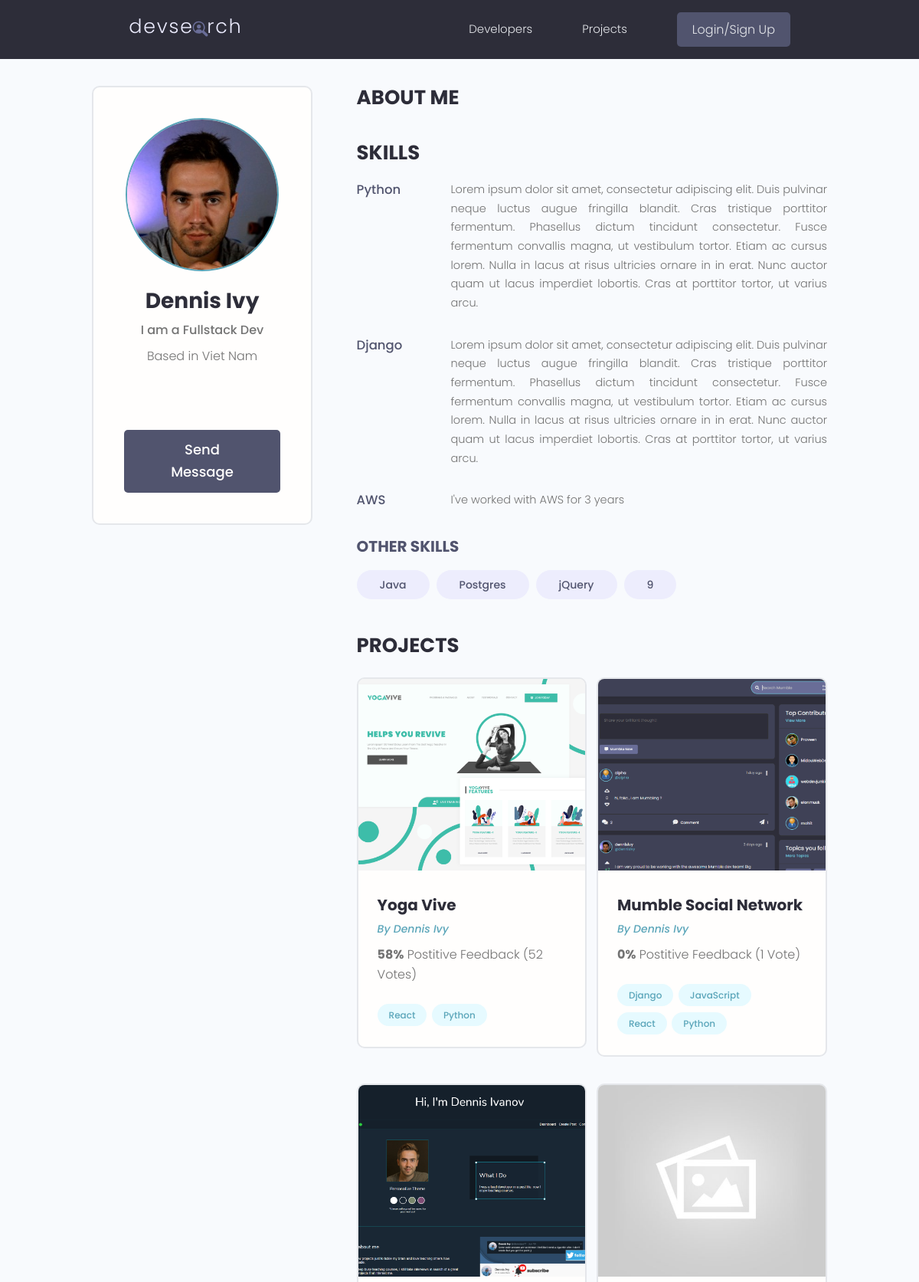
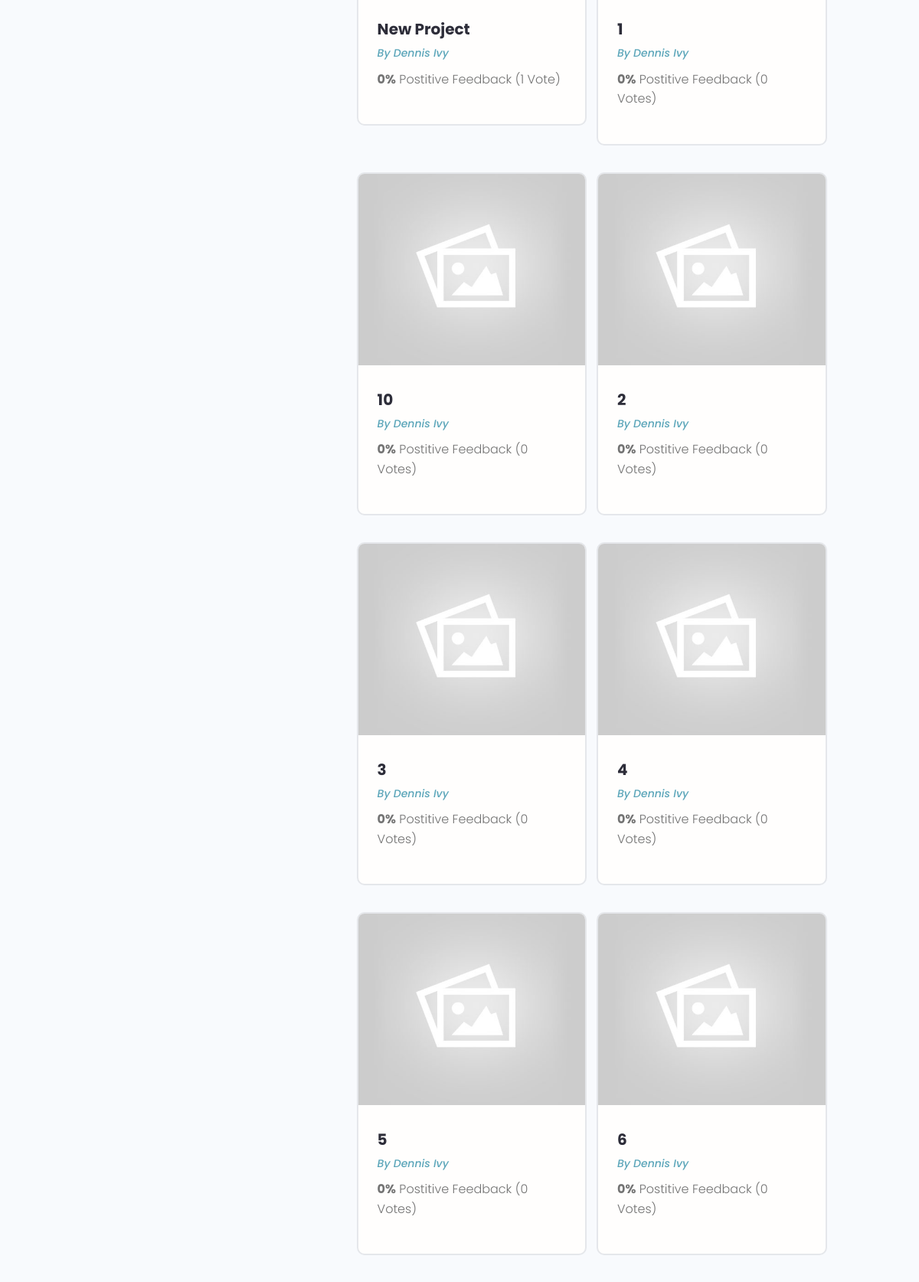
The page /profile/c0ce2eed-64d1-4c29-974d-a0dc89608140/ (upper part) on the database its author committed (2 pictures, top to bottom).
### users/models.py (models this page shows, shortened)
class Profile(models.Model):
    user = models.OneToOneField(User, on_delete=models.CASCADE, null=True, blank=True)
    name = models.CharField(max_length=200, blank=True, null=True)
    email = models.EmailField(max_length=500, blank=True,null=True)
    username = models.CharField(max_length=200, blank=True, null=True)
    location = models.CharField(max_length=200, blank=True, null=True)
    short_intro = models.CharField(max_length=500, blank=True, null=True)
    bio = models.TextField(blank=True, null=True)
    profile_image = models.ImageField(blank=True, null=True, upload_to='profiles/', default='profiles/user-default.png' )
    social_github = models.CharField(max_length=200, blank=True, null=True)
    social_twitter = models.CharField(max_length=200, blank=True, null=True)
    social_linkedin = models.CharField(max_length=200, blank=True, null=True)
    social_youtube = models.CharField(max_length=200, blank=True, null=True)
    social_website = models.CharField(max_length=200, blank=True, null=True)
    created = models.DateTimeField(auto_now_add=True)
    id = models.UUIDField(default=uuid.uuid4, unique=True, primary_key=True, editable=False)

class Skill(models.Model):
    owner =  models.ForeignKey(Profile, on_delete=models.CASCADE, null=True)
    name = models.CharField(max_length= 200,null=True, blank=True)
    description = models.TextField(null=True, blank=True)
    created = models.DateTimeField(auto_now_add=True)
    id = models.UUIDField(default=uuid.uuid4, unique=True, primary_key=True, editable=False)
    def __str__(self):
        return str(self.name)

### projects/models.py (models this page shows, shortened)
class Project(models.Model):
    owner = models.ForeignKey(Profile, null=True, blank=True, on_delete=models.SET_NULL)
    title = models.CharField(max_length=200)
    description = models.TextField(null=True, blank=True)
    featured_image = models.ImageField(null=True, blank=True, default = "default.jpg")
    demo_link = models.CharField(max_length=2000, null=True, blank=True)
    source_link = models.CharField(max_length=2000, null=True, blank=True)
    tags = models.ManyToManyField('Tag', blank=True)
    vote_total = models.IntegerField(default=0, null=True, blank=True)
    vote_ratio = models.IntegerField(default=0, null=True, blank=True)
    created = models.DateTimeField(auto_now_add=True)
    id = models.UUIDField(default=uuid.uuid4, unique=True, primary_key=True, editable=False)
    class Meta:
        ordering = ['-vote_ratio','-vote_total', 'title']

class Tag(models.Model):
    name = models.CharField(max_length=200)
    created = models.DateTimeField(auto_now_add=True)
    id = models.UUIDField(default=uuid.uuid4, unique=True, primary_key=True, editable=False)
    def __str__(self):
        return self.name

### users/views.py (the view)
# urls.py: path('profile/<str:pk>/', views.userProfile, name="user-profile"),
def userProfile(request, pk):
    profile = Profile.objects.get(id=pk)
    topSkills = profile.skill_set.exclude(description__exact="")
    otherSkills = profile.skill_set.filter(description="")
    context = {'profile' : profile,'topSkills':topSkills,'otherSkills':otherSkills}
    return render(request, 'users/user-profile.html', context)

### users/templates/users/user-profile.html (shortened to what this page needs)
{%extends 'main.html'%}
{%load static%}
{%block content%}
  <main class="profile my-md">
    <div class="container">
      <div class="layout">
        <div class="column column--1of3">
          <div class="card text-center">
            <div class="card__body dev">
              <img class="avatar avatar--xl" src="{{profile.profile_image.url}}" />
              <h2 class="dev__name">{{profile.name}}</h2>
              <p class="dev__title">{{profile.short_intro}}</p>
              <p class="dev__location">Based in {{profile.location}}</p>
              <ul class="dev__social">
              </ul>
              {%if request.user.profile.id != profile.id %}
              <a href="{%url 'create-message' profile.id%}" class="btn btn--sub btn--lg">Send Message </a>
              {%endif%}
            </div>
          </div>
        </div>
        <div class="column column--2of3">
          <div class="devInfo">
            <h3 class="devInfo__title">About Me</h3>
          </div>
          <div class="devInfo">
            <h3 class="devInfo__title">Skills</h3>
            <div class="devInfo__skills">
              {%for skill in topSkills%}
              <div class="devSkill">
                <h4 class="devSkill__title">{{skill.name}}</h4>
                <p class="devSkill__info">{{skill.description}}</p>
              </div>
              {%endfor%}
              <h3 class="devInfo__subtitle">Other Skills</h3>
              <div class="devInfo__otherSkills">
                {%for skill in otherSkills%}
                <span class="tag tag--pill tag--sub tag--lg">
                  <small>{{skill}}</small>
                </span>
                {%endfor%}
              </div>
            </div>
          </div>
          <div class="devInfo">
            <h3 class="devInfo__title">Projects</h3>
            <div class="grid grid--two">
                {%for project in profile.project_set.all%}
              <div class="column">
                <div class="card project">
                  <a href="{%url 'project' project.id%}" class="project">
                    <img class="project__thumbnail" src="{{project.featured_image.url}}" alt="project thumbnail" />
                    <div class="card__body">
                      <h3 class="project__title">{{project.title}}</h3>
                      <p><a class="project__author" href="{%url 'user-profile' project.owner.id%}">By {{project.owner.name}}</a></p>
                      <p class="project--rating">
                        <span style="font-weight: bold;">{{project.vote_ratio}}%</span> Postitive
                        Feedback ({{project.vote_total}} Vote{{project.vote_total|pluralize:'s'}})
                      </p>
                      <div class="project__tags">
                        {%for tag in project.tags.all%}
                        <span class="tag tag--pill tag--main">
                          <small>{{tag}}</small>
                        </span>
                        {%endfor%}
                      </div>
                    </div>
                  </a>
                </div>
              </div>
              {%endfor%}
            </div>
          </div>
        </div>
      </div>
    </div>
  </main>
{%endblock%}

### static/styles/app.css (style rules this page uses)
:root { --color-sub: #2d2d39; }
.btn--sub { background-color: var(--color-sub-light); }
.card { border: 2px solid var(--color-light); }
img { width: 100%; }
.profile .card > .dev { padding: 4rem; }
.dev__name { color: var(--color-sub); font-size: 2.8rem; font-weight: 700; margin-top: 1rem; margin-bottom: 0.5rem; }
.dev__title { font-size: 1.6rem; font-weight: 500; line-height: 1.3; }
.dev__location { margin-top: 1rem; }
.dev__social { margin: 3rem 0; list-style: none; display: flex; justify-content: center; gap: 1.5rem; }
.devInfo { margin-bottom: 3rem; }
.devInfo__title, .devInfo__subtitle { font-size: 2.6rem; color: var(--color-sub); text-transform: uppercase; font-weight: 700; margin-bottom: 1.5rem; }
.devInfo__subtitle { font-size: 2rem; color: var(--color-sub-light); }
.devInfo__about, .devSkill__info { font-size: 1.45rem; line-height: 1.7; text-align: justify; }
.devSkill { margin-bottom: 3rem; }
.devSkill__title { font-size: 1.65rem; font-weight: 500; color: var(--color-sub-light); }
@media screen and (min-width: 700px) { .devSkill { display: flex; justify-content: space-between; gap: 3rem; } }
@media screen and (min-width: 700px) { .devSkill__info { flex-basis: 80%; } }
.project__author { font-size: 1.4rem; font-style: italic; }
.project--rating { margin-bottom: 1.6em; margin-top: .5em; }
.project__thumbnail { height: 25rem; object-fit: cover; object-position: top center; }
.project__title { font-size: 2rem; font-weight: 700; color: var(--color-sub); }

### static/uikit/styles/modules/_variables.css (style rules this page uses)
:root { --color-main: #5aa5b9; --color-main-light: #e6faff; --color-sub: #3f4156; --color-sub-light: #51546e; --color-sub-lighter: #ededfd; --color-text: #737373; --color-gray: #8b8b8b; --color-light: #e5e7eb; --color-light-gray: #767676; --color-bg: #f8fafd; --color-white: #fffefd; --color-white-light: #f3f3f3; --color-success: #359e64; --color-success-bg: #def8e8; --color-error: #fc4b0b; --color-error-bg: #fff2ee; --font-base: 'Poppins', arial, helvetica, 'Segoe UI', roboto, ubuntu, sans-serif; --font-monospace: 'Fira Code', 'Courier New', courier, monospace; --font-regular: 300; --font-medium: 500; --font-bold: 700; --generic-shadow: 1px 1px 5px #00000010; --generic-transition: all 0.3s ease-in-out; }

### static/uikit/styles/modules/_base.css (style rules this page uses)
* { margin: 0; padding: 0; box-sizing: border-box; text-rendering: optimizeLegibility; color: inherit; font-size: inherit; }
html { font-size: 50%; }
@media only screen and (min-width: 480px) { html { font-size: 56.25%; } }
@media only screen and (min-width: 1200px) { html { font-size: 62.5%; } }
body { line-height: 1.6; font-weight: 400; font-size: 1.5rem; color: var(--color-text); background-color: var(--color-bg); min-height: 100vh; }

### static/uikit/styles/modules/_typography.css (style rules this page uses)
* { font-family: var(--font-base); }
h2 { font-size: 3.6rem; font-weight: var(--font-bold); }
h3 { font-size: 3.2rem; font-weight: var(--font-medium); }
h4 { font-size: 2.8rem; font-weight: var(--font-medium); }
p, span, strong { font-size: 1.6rem; color: var(--color-text); font-weight: var(--font-regular); }
a { padding-bottom: 2px; text-decoration: none; display: inline-block; color: var(--color-main); font-weight: var(--font-medium); }

### static/uikit/styles/modules/_utilities.css (style rules this page uses)
.container { width: 92%; max-width: 165rem; margin: 0 auto; box-sizing: border-box; }
@media screen and (min-width: 1000px) { .container { width: 90%; } }
@media screen and (min-width: 1200px) { .container { width: 80%; } }
.text-center { text-align: center; }
.my-md { margin: 3rem auto; }

### static/uikit/styles/modules/_avatar.css (style rules this page uses)
.avatar { border-radius: 50%; border: 2px solid var(--color-main); object-fit: cover; }
.avatar--xl { height: 20rem; width: 20rem; }

### static/uikit/styles/modules/_button.css (style rules this page uses)
.btn { display: inline-block; position: relative; cursor: pointer; background-color: var(--color-light); font-weight: var(--font-medium); color: var(--color-sub); text-decoration: none; padding: 1rem 2rem; border-radius: 0.5rem; border: none; width: -webkit-fit-content; width: -moz-fit-content; width: fit-content; height: -webkit-fit-content; height: -moz-fit-content; height: fit-content; font-size: 1.6rem; outline-width: 0; outline-color: transparent; -webkit-backface-visibility: hidden; backface-visibility: hidden; transition: all 0.3s ease-in-out; }
.btn--sub { background-color: var(--color-sub); color: var(--color-white); }
.btn--lg { font-size: 1.8rem; padding: 1.2rem 4.5rem; }

### static/uikit/styles/modules/_card.css (style rules this page uses)
.card { border-radius: 1rem; background-color: var(--color-white); border: 1.5px solid var(--color-light); width: auto; height: auto; margin-top: 0.5rem; margin-bottom: 0.5rem; overflow: hidden; }
.card__body, .card__header { padding: 2rem 2.5rem; }

### rows shown on the page
Profile: profile_image (picture), name "Dennis Ivy", short_intro "I am a Fullstack Dev", location "Viet Nam"
Skill: name "Python", description "Lorem ipsum dolor sit amet, consectetur adipiscing elit. Duis pulvinar neque luctus augue fringilla blandit. Cras tristique porttitor fermentum. Phasellus dictum tincidunt consectetur. Fusce fermentum convallis magna, ut vestibulum tortor. Etiam ac cursus lorem. Nulla in lacus at risus ultricies ornare in in erat. Nunc auctor quam ut lacus imperdiet lobortis. Cras at porttitor tortor, ut varius arcu."
Skill: name "Django", description "Lorem ipsum dolor sit amet, consectetur adipiscing elit. Duis pulvinar neque luctus augue fringilla blandit. Cras tristique porttitor fermentum. Phasellus dictum tincidunt consectetur. Fusce fermentum convallis magna, ut vestibulum tortor. Etiam ac cursus lorem. Nulla in lacus at risus ultricies ornare in in erat. Nunc auctor quam ut lacus imperdiet lobortis. Cras at porttitor tortor, ut varius arcu."
Skill: name "AWS", description "I've worked with AWS for 3 years"
Skill: name "Java"
Skill: name "Postgres"
Skill: name "jQuery"
Skill: name "9"
Project: featured_image (picture), title "Yoga Vive", owner.name "Dennis Ivy", vote_ratio "58", vote_total "52"
Tag: name "React"
Tag: name "Python"
Project: featured_image (picture), title "Mumble Social Network", owner.name "Dennis Ivy", vote_ratio "0", vote_total "1"
Tag: name "Django"
Tag: name "JavaScript"
Project: featured_image (picture), title "New Project", owner.name "Dennis Ivy", vote_ratio "0", vote_total "1"
Project: featured_image (placeholder picture), title "1", owner.name "Dennis Ivy", vote_ratio "0", vote_total "0"
Project: featured_image (placeholder picture), title "10", owner.name "Dennis Ivy", vote_ratio "0", vote_total "0"
Project: featured_image (placeholder picture), title "2", owner.name "Dennis Ivy", vote_ratio "0", vote_total "0"
Project: featured_image (placeholder picture), title "3", owner.name "Dennis Ivy", vote_ratio "0", vote_total "0"
Project: featured_image (placeholder picture), title "4", owner.name "Dennis Ivy", vote_ratio "0", vote_total "0"
Project: featured_image (placeholder picture), title "5", owner.name "Dennis Ivy", vote_ratio "0", vote_total "0"
Project: featured_image (placeholder picture), title "6", owner.name "Dennis Ivy", vote_ratio "0", vote_total "0"
